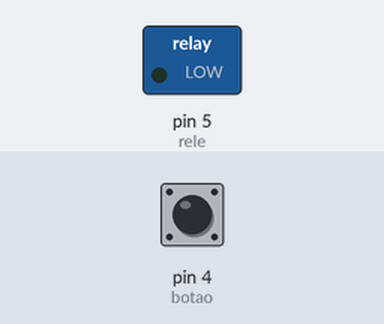
The sketch below on a simulated Arduino Uno, built with avr-gcc and run on an emulated ATmega328P. Parts: switched loads named in the sketch (green lamp = pin HIGH). Inputs (shaded band) come from the test bench; at power-on: pin 4 (botao) HIGH.

Above: at 1.2 s.
1.3 s: pin 4 (botao) pulled LOW for 0.15 s
At 2.2 s:
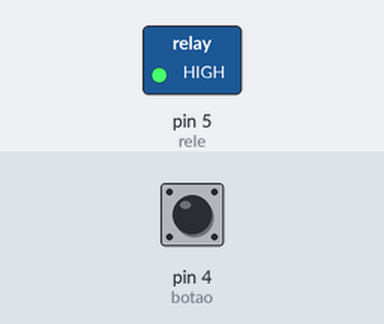
3.0 s: pin 4 (botao) pulled LOW for 1 s
At 5.2 s:
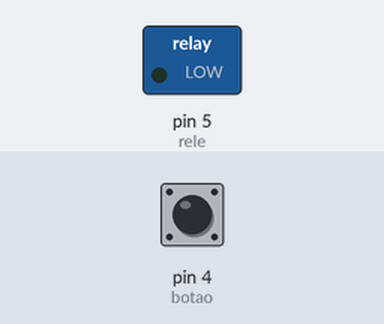
5.5 s: pin 4 (botao) pulled LOW for 3.2 s
At 10.1 s:
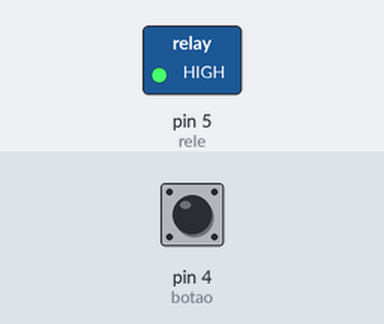
Timing chart, 0 to 11.6 s (numbered marks = the images above; inputs shaded):
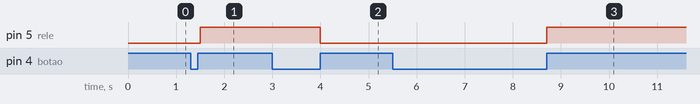

Measured:
- after the input at 1.3 s, pin 5 (rele): LOW → HIGH after 0.20 s
- after the input at 3.0 s, pin 5 (rele): HIGH → LOW after 1.0 s
- after the input at 5.5 s, pin 5 (rele): LOW → HIGH after 3.2 s

The sketch:

programa_arduino_modulo_rele.ino
```cpp
// TÍTULO: Programa Para Acionamento de Cargas Elétricas com Módulo Relé
// AUTOR: Ângelo Meneguini

#define botao  4                         // pino digital do botão, push-button
#define rele  5                          // pino digital do relé
int estado = 0;                          // estado no qual se encontra o relé (0 para desligado e 1 para ligado)
int leitura;                             // armazena o valor da leitura da porta digital

void setup() {
  pinMode(botao, INPUT);                 // declara o pino do botão como uma entrada
  pinMode(rele, OUTPUT);                 // declara o pino do rele como uma saída
}

void loop() {
  leitura = digitalRead(botao);          // leitura da porta digital do botão (botão conectado em pull-down)
  if(leitura != 1){
    while(digitalRead(botao) != 1){      // cria um loop infinito até que leitura seja igual a 1 (para manter o relé energizado caso a leitura seja igual a 1)
      delay(100);
    }
    estado = !estado;                    // inversão da variável estado para controlar o relé
    digitalWrite(rele, estado);          // aciona o relé de acordo com o definido na variável estado
  }
}
```
